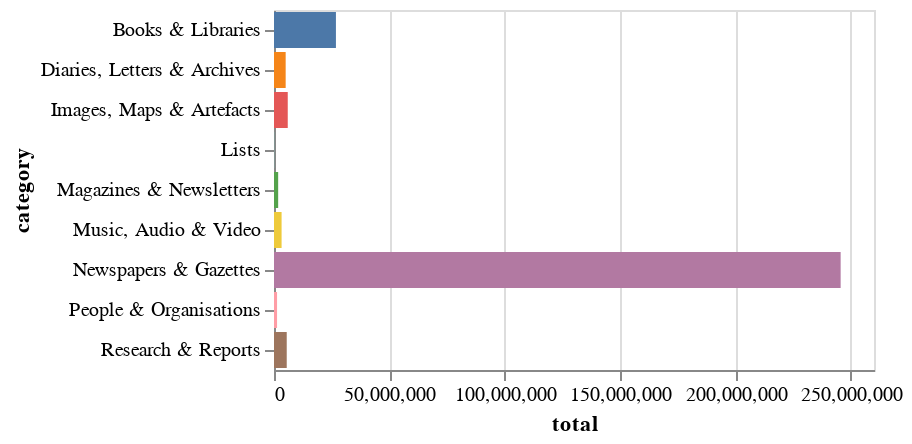

The cell this chart's notebook holds for it:
### Code cell
import altair as alt

alt.Chart(df_cats).mark_bar().encode(
    x=alt.X("total:Q", axis=alt.Axis(format=",d")),
    y="category:N",
    color=alt.Color("category:N", legend=None),
    tooltip=["category:N", alt.Tooltip("total:Q", format=",d")],
).properties(width="container")

### Figure 1 — Vega-Lite specification as saved in the notebook (floating-point values rounded to 4 significant figures)
{"config": {"view": {"continuousWidth": 300, "continuousHeight": 300}}, "data": {"name": "data-840c1a2368a3de01b14584c1726a294e"}, "mark": {"type": "bar"}, "encoding": {"color": {"field": "category", "legend": null, "type": "nominal"}, "tooltip": [{"field": "category", "type": "nominal"}, {"field": "total", "format": ",d", "type": "quantitative"}], "x": {"axis": {"format": ",d"}, "field": "total", "type": "quantitative"}, "y": {"field": "category", "type": "nominal"}}, "width": "container", "$schema": "https://vega.github.io/schema/vega-lite/v5.8.0.json", "datasets": {"data-840c1a2368a3de01b14584c1726a294e": [{"category": "Books & Libraries", "total": 26837592}, {"category": "Diaries, Letters & Archives", "total": 5055072}, {"category": "Images, Maps & Artefacts", "total": 5958296}, {"category": "Lists", "total": 110069}, {"category": "Magazines & Newsletters", "total": 1807848}, {"category": "Music, Audio & Video", "total": 3289271}, {"category": "Newspapers & Gazettes", "total": 245547193}, {"category": "People & Organisations", "total": 1324436}, {"category": "Research & Reports", "total": 5516852}]}}
